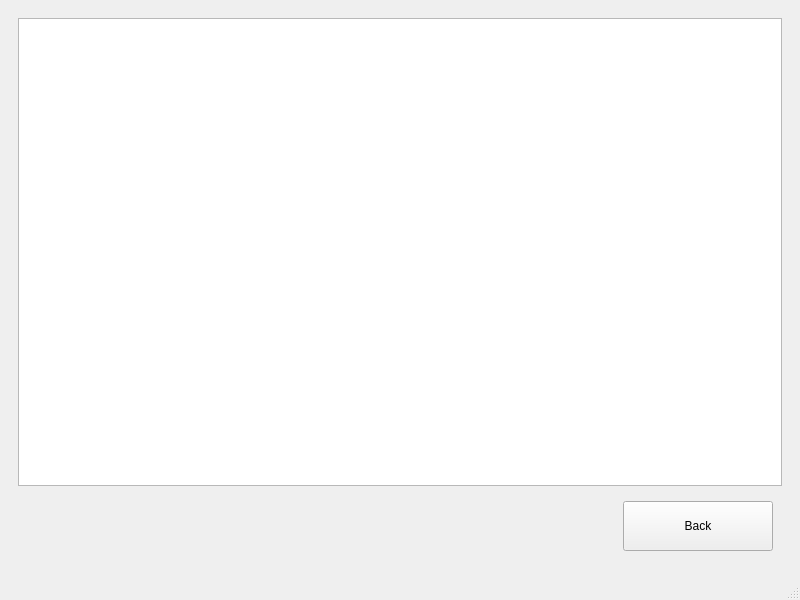
<?xml version="1.0" encoding="UTF-8"?>
<ui version="4.0">
 <class>bitnamiStackManager</class>
 <widget class="QMainWindow" name="bitnamiStackManager">
  <property name="windowModality">
   <enum>Qt::ApplicationModal</enum>
  </property>
  <property name="geometry">
   <rect>
    <x>0</x>
    <y>0</y>
    <width>800</width>
    <height>600</height>
   </rect>
  </property>
  <property name="windowTitle">
   <string>Bitnami Stack Manager</string>
  </property>
  <property name="windowIcon">
   <iconset resource="resource.qrc">
    <normaloff>:/img/img/bitnamistack.png</normaloff>:/img/img/bitnamistack.png</iconset>
  </property>
  <widget class="QWidget" name="centralwidget">
   <layout class="QGridLayout" name="gridLayout">
    <item row="0" column="0">
     <widget class="QStackedWidget" name="stackedWidget">
      <property name="currentIndex">
       <number>0</number>
      </property>
      <widget class="QWidget" name="stacksPage">
       <layout class="QGridLayout" name="gridLayout_3">
        <item row="0" column="0">
         <widget class="QTableWidget" name="tableWidget"/>
        </item>
        <item row="1" column="0">
         <widget class="QFrame" name="frame">
          <property name="frameShape">
           <enum>QFrame::NoFrame</enum>
          </property>
          <property name="frameShadow">
           <enum>QFrame::Raised</enum>
          </property>
          <layout class="QGridLayout" name="gridLayout_2">
           <item row="0" column="1">
            <widget class="QPushButton" name="BBack">
             <property name="minimumSize">
              <size>
               <width>150</width>
               <height>50</height>
              </size>
             </property>
             <property name="text">
              <string>Back</string>
             </property>
             <property name="icon">
              <iconset resource="resource.qrc">
               <normaloff>:/img/img/back.png</normaloff>:/img/img/back.png</iconset>
             </property>
             <property name="iconSize">
              <size>
               <width>40</width>
               <height>40</height>
              </size>
             </property>
            </widget>
           </item>
           <item row="0" column="0">
            <spacer name="horizontalSpacer">
             <property name="orientation">
              <enum>Qt::Horizontal</enum>
             </property>
             <property name="sizeHint" stdset="0">
              <size>
               <width>40</width>
               <height>20</height>
              </size>
             </property>
            </spacer>
           </item>
          </layout>
         </widget>
        </item>
       </layout>
      </widget>
      <widget class="QWidget" name="downloadPage">
       <layout class="QGridLayout" name="gridLayout_4">
        <item row="2" column="0">
         <spacer name="horizontalSpacer_2">
          <property name="orientation">
           <enum>Qt::Horizontal</enum>
          </property>
          <property name="sizeHint" stdset="0">
           <size>
            <width>40</width>
            <height>20</height>
           </size>
          </property>
         </spacer>
        </item>
        <item row="5" column="1">
         <widget class="QLabel" name="LUrl">
          <property name="minimumSize">
           <size>
            <width>0</width>
            <height>50</height>
           </size>
          </property>
          <property name="maximumSize">
           <size>
            <width>16777215</width>
            <height>50</height>
           </size>
          </property>
          <property name="font">
           <font>
            <italic>true</italic>
           </font>
          </property>
          <property name="text">
           <string>http://</string>
          </property>
          <property name="alignment">
           <set>Qt::AlignCenter</set>
          </property>
         </widget>
        </item>
        <item row="3" column="1">
         <widget class="QLabel" name="label_2">
          <property name="minimumSize">
           <size>
            <width>300</width>
            <height>50</height>
           </size>
          </property>
          <property name="font">
           <font>
            <weight>75</weight>
            <bold>true</bold>
           </font>
          </property>
          <property name="text">
           <string>Downloading...</string>
          </property>
          <property name="alignment">
           <set>Qt::AlignCenter</set>
          </property>
         </widget>
        </item>
        <item row="2" column="3" colspan="2">
         <spacer name="horizontalSpacer_3">
          <property name="orientation">
           <enum>Qt::Horizontal</enum>
          </property>
          <property name="sizeHint" stdset="0">
           <size>
            <width>40</width>
            <height>20</height>
           </size>
          </property>
         </spacer>
        </item>
        <item row="6" column="1">
         <spacer name="verticalSpacer">
          <property name="orientation">
           <enum>Qt::Vertical</enum>
          </property>
          <property name="sizeHint" stdset="0">
           <size>
            <width>20</width>
            <height>40</height>
           </size>
          </property>
         </spacer>
        </item>
        <item row="0" column="1" colspan="3">
         <spacer name="verticalSpacer_2">
          <property name="orientation">
           <enum>Qt::Vertical</enum>
          </property>
          <property name="sizeHint" stdset="0">
           <size>
            <width>20</width>
            <height>40</height>
           </size>
          </property>
         </spacer>
        </item>
        <item row="3" column="0">
         <spacer name="horizontalSpacer_4">
          <property name="orientation">
           <enum>Qt::Horizontal</enum>
          </property>
          <property name="sizeHint" stdset="0">
           <size>
            <width>40</width>
            <height>20</height>
           </size>
          </property>
         </spacer>
        </item>
        <item row="3" column="4">
         <spacer name="horizontalSpacer_5">
          <property name="orientation">
           <enum>Qt::Horizontal</enum>
          </property>
          <property name="sizeHint" stdset="0">
           <size>
            <width>40</width>
            <height>20</height>
           </size>
          </property>
         </spacer>
        </item>
        <item row="2" column="1" colspan="2">
         <widget class="QFrame" name="frame_2">
          <property name="frameShape">
           <enum>QFrame::NoFrame</enum>
          </property>
          <property name="frameShadow">
           <enum>QFrame::Sunken</enum>
          </property>
          <layout class="QGridLayout" name="gridLayout_5">
           <item row="0" column="0">
            <widget class="QLabel" name="iDownloading">
             <property name="minimumSize">
              <size>
               <width>48</width>
               <height>48</height>
              </size>
             </property>
             <property name="maximumSize">
              <size>
               <width>48</width>
               <height>48</height>
              </size>
             </property>
             <property name="text">
              <string/>
             </property>
             <property name="pixmap">
              <pixmap resource="resource.qrc">:/img/img/wait.gif</pixmap>
             </property>
             <property name="scaledContents">
              <bool>true</bool>
             </property>
            </widget>
           </item>
          </layout>
         </widget>
        </item>
       </layout>
      </widget>
     </widget>
    </item>
   </layout>
  </widget>
  <widget class="QMenuBar" name="menubar">
   <property name="geometry">
    <rect>
     <x>0</x>
     <y>0</y>
     <width>800</width>
     <height>23</height>
    </rect>
   </property>
  </widget>
  <widget class="QStatusBar" name="statusbar"/>
 </widget>
 <resources>
  <include location="resource.qrc"/>
 </resources>
 <connections/>
</ui>
